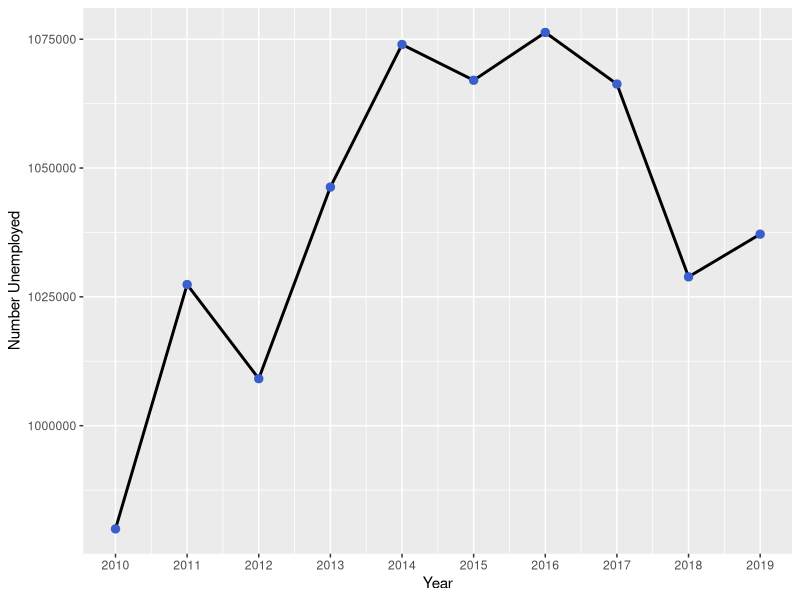
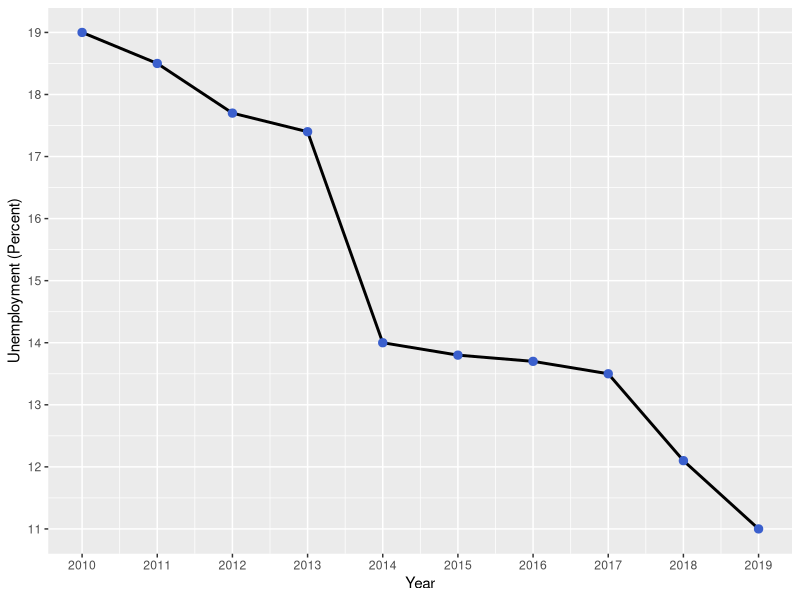
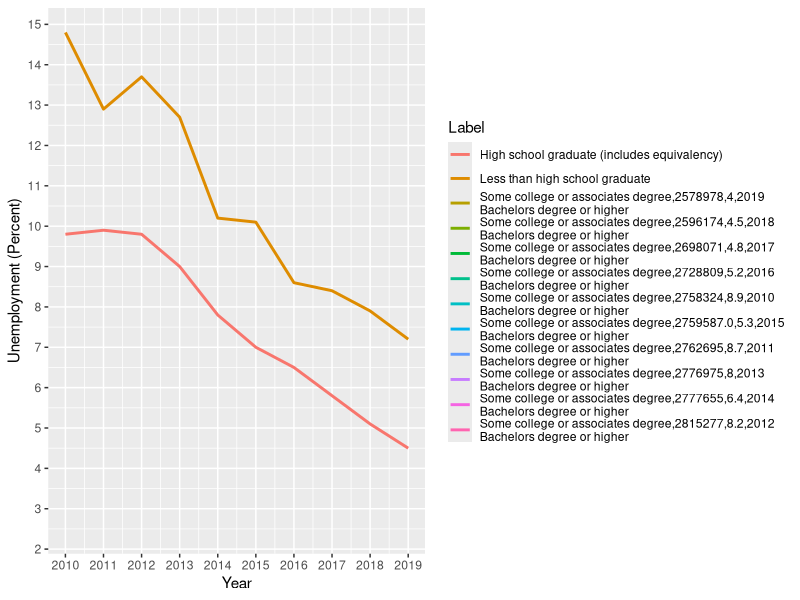
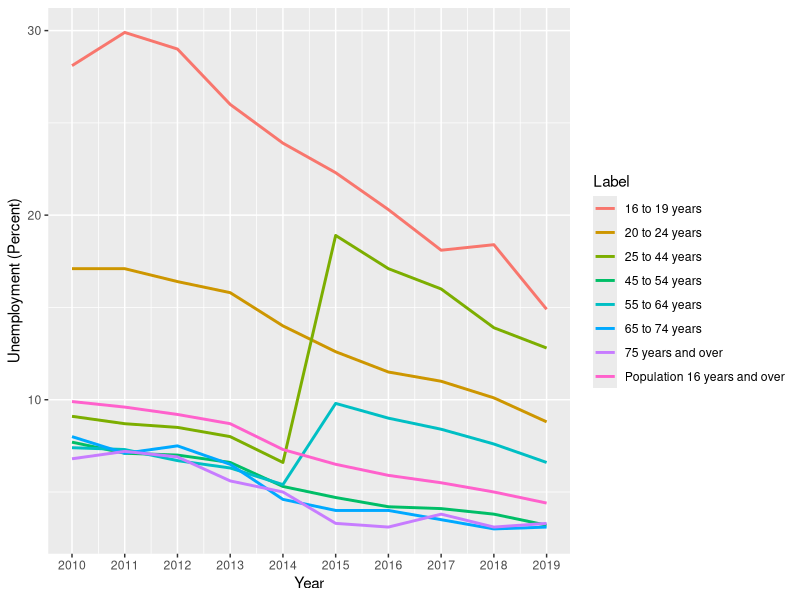
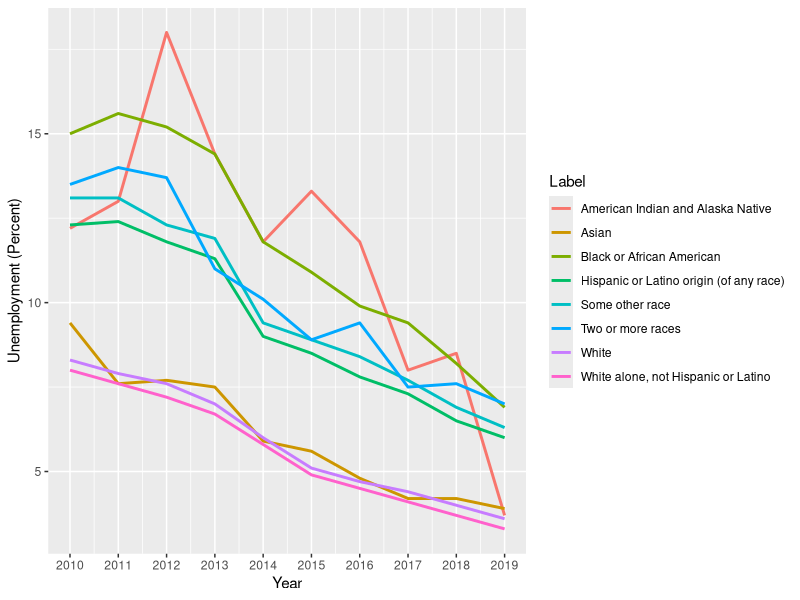
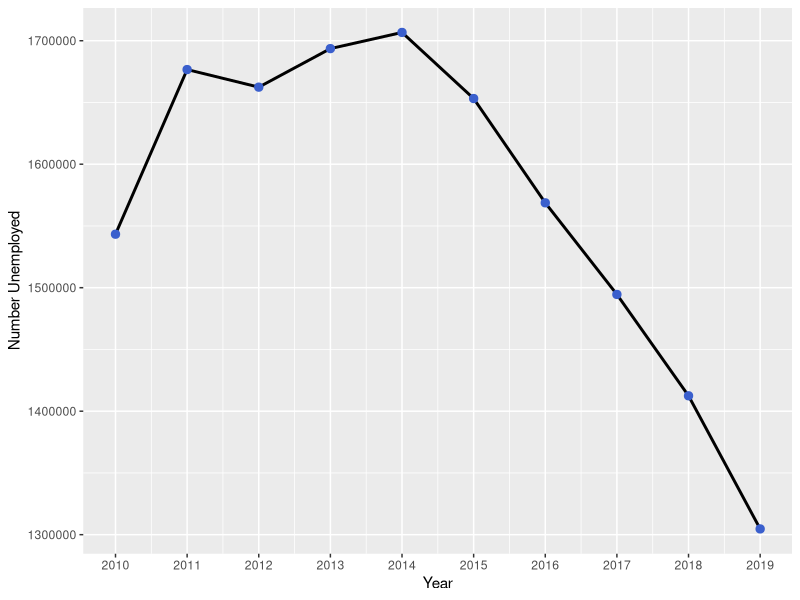
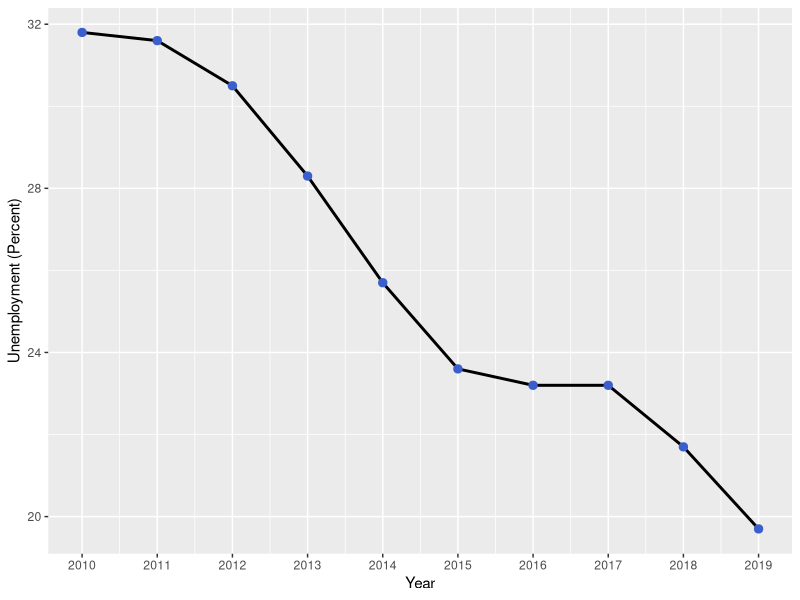
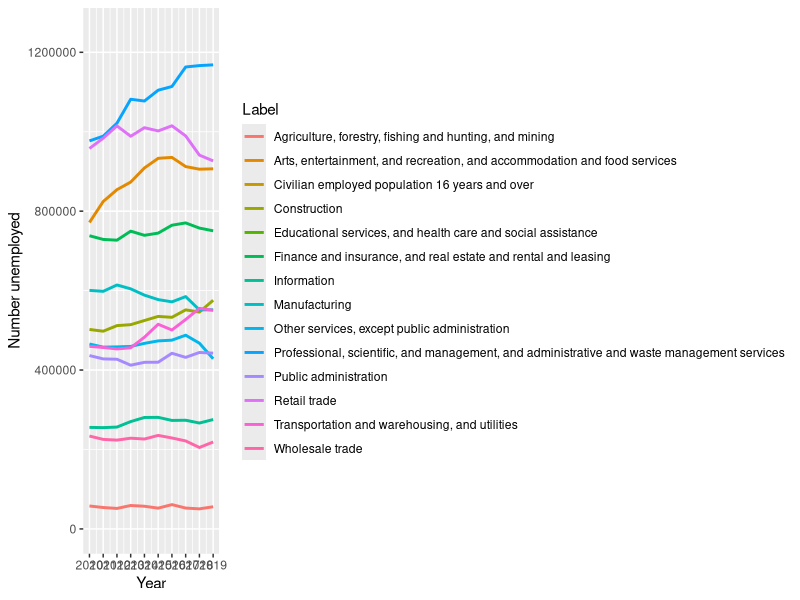

Write R code to recreate these figures, in order.
## ---- chunk 1
library(tidyverse)
library(ggplot2)
## ---- chunk 2

setwd('C:/Users/eabea/Dropbox/Documents/STAT W5702/Project/STAT5702_NYC_Employment_Analysis/DataPreprocessing/Data/employment')

employDisability <- read.table(file = "employDisability.csv", sep = ",", header=TRUE)
employEDUCATION <- read.table(file = "employEDUCATION.csv", sep = ",", header=TRUE)
employmentByAge <- read.table(file = "employmentByAge.csv", sep = ",", header=TRUE)
employmentByRACE <- read.table(file = "employmentByRACE.csv", sep = ",", header=TRUE)
employPoverty <- read.table(file = "employPoverty.csv", sep = ",", header=TRUE)
JobType <- read.table(file = "JobType.csv", sep = ",", header=TRUE)
## ---- chunk 3
employDisability 
employEDUCATION 
employmentByAge 
employmentByRACE 
employPoverty
JobType 
## ---- chunk 4
employDisability

#Total number unemployed over time with disability
ggplot(data = employDisability,aes(year,Total)) + geom_line(size = 1, col = 'black') + xlab('Year') + ylab('Number Unemployed') + scale_x_continuous(breaks = seq(2010,2019)) + geom_point(size = 2.5, col = 'royalblue3')

#Unemployment Rate over time for those with disability
ggplot(data = employDisability,aes(x = year,y = UnemploymentRate)) + geom_line(size = 1, col = 'black') + xlab('Year') + ylab('Unemployment (Percent)') + scale_x_continuous(breaks = seq(2010,2019)) + scale_y_continuous(breaks = seq(20,0)) + geom_point(size = 2.5, col = 'royalblue3')
## ---- chunk 5
#Problem with Data Read
employEDUCATION

employEDUCATION$Label = as.factor(employEDUCATION$Label)
ggplot(data = employEDUCATION) + geom_line(aes(x = year, y = UnemploymentRate, group = Label, colour = Label),size = 1) + xlab('Year') + ylab('Unemployment (Percent)') + scale_x_continuous(breaks = seq(2010,2019)) + scale_y_continuous(breaks = seq(20,0)) 
## ---- chunk 6
#Data error, 25-44 has 2 for 2018, one should be 2019.

employmentByAge

employmentByAge$Label = as.factor(employmentByAge$Label)
ggplot(data = employmentByAge) + geom_line(aes(x = year, y = UnemploymentRate, group = Label, colour = Label),size = 1) + xlab('Year') + ylab('Unemployment (Percent)') + scale_x_continuous(breaks = seq(2010,2019)) 
## ---- chunk 7
employmentByRACE

employmentByRACE$Label = as.factor(employmentByRACE$Label)
ggplot(data = employmentByRACE) + geom_line(aes(x = year,y = UnemploymentRate, group = Label, colour = Label), size = 1) + xlab('Year') + ylab('Unemployment (Percent)') + scale_x_continuous(breaks = seq(2010,2019)) 
## ---- chunk 8
employPoverty

#Total number unemployed over time of those below Poverty line
ggplot(data = employPoverty,aes(year,Total)) + geom_line(size = 1, col = 'black') + xlab('Year') + ylab('Number Unemployed') + scale_x_continuous(breaks = seq(2010,2019)) + geom_point(size = 2.5, col = 'royalblue3')

#Unemployment Rate over time for those below Poverty line
ggplot(data = employPoverty,aes(x = year,y = UnemploymentRate)) + geom_line(size = 1, col = 'black') + xlab('Year') + ylab('Unemployment (Percent)') + scale_x_continuous(breaks = seq(2010,2019)) + geom_point(size = 2.5, col = 'royalblue3')
## ---- chunk 9
#Interested in getting unemployment rates for this 
JobType

JobType$Label = as.factor(JobType$Label)
ggplot(data = JobType) + geom_line(aes(x = year,y = Total, group = Label, colour = Label), size = 1) + xlab('Year') + ylab('Number unemployed') + ylim(0,1250000) + scale_x_continuous(breaks = seq(2010,2019))

